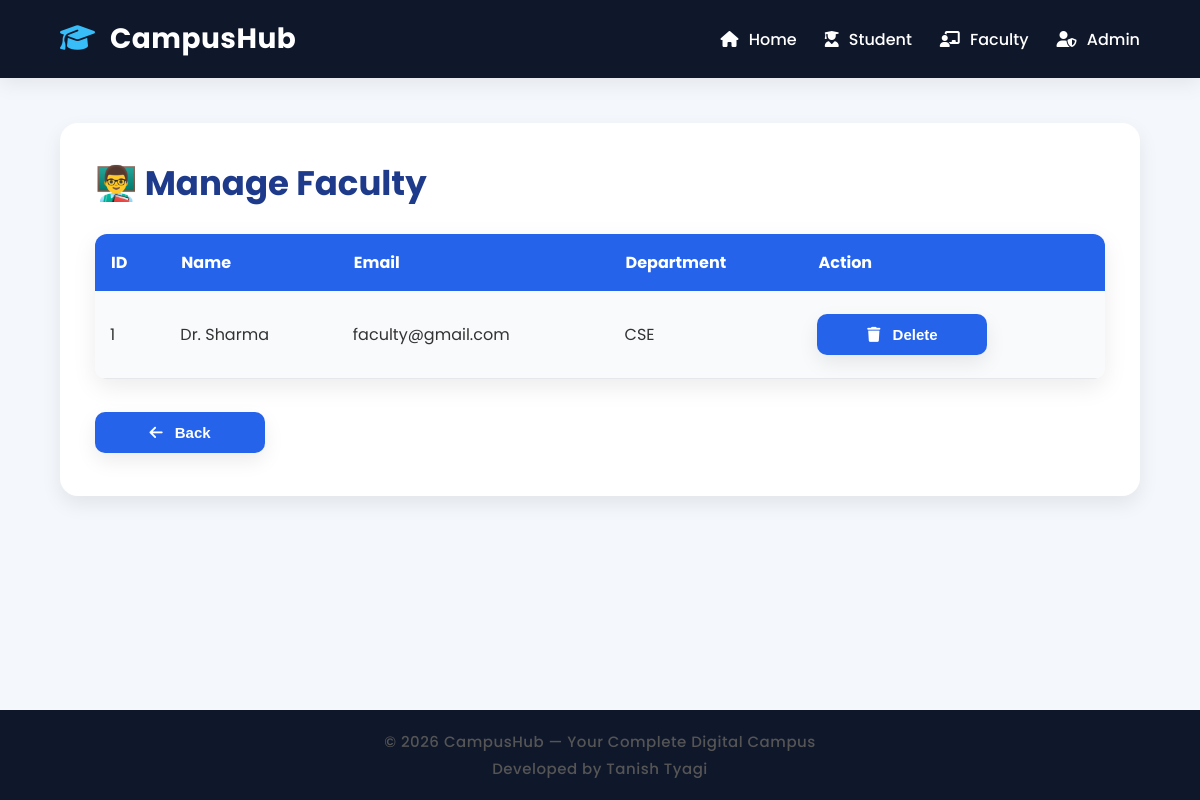
Screenshot of /admin/faculty (signed in) with the database file from the repository.
### tables this page shows
CREATE TABLE faculty(
    id INTEGER PRIMARY KEY AUTOINCREMENT,
    full_name TEXT NOT NULL,
    email TEXT UNIQUE NOT NULL,
    password TEXT NOT NULL,
    department TEXT NOT NULL
);

### routes/admin.py (the view)
@admin.route("/admin/faculty")
def admin_faculty():
    if "admin_id" not in session:
        return redirect("/admin")
    connection = sqlite3.connect("database/campushub.db")
    cursor = connection.cursor()
    cursor.execute("SELECT * FROM faculty")
    faculty = cursor.fetchall()
    connection.close()
    return render_template(
        "admin_faculty.html",
        faculty=faculty
    )

### templates/admin_faculty.html (shortened to what this page needs)
{% extends "base.html" %}
{% block content %}
<div class="container">
    <h1>👨‍🏫 Manage Faculty</h1>
    <table>
        <tr>
            <th>ID</th>
            <th>Name</th>
            <th>Email</th>
            <th>Department</th>
            <th>Action</th>
        </tr>
        {% for teacher in faculty %}
        <tr>
            <td>{{ teacher[0] }}</td>
            <td>{{ teacher[1] }}</td>
            <td>{{ teacher[2] }}</td>
            <td>{{ teacher[4] }}</td>
            <td>
                <a href="/admin/delete_faculty/{{ teacher[0] }}"
                   onclick="return confirm('Are you sure you want to delete this faculty member?')">
                    <button>
                        <i class="fa-solid fa-trash"></i>
                        Delete
                    </button>
                </a>
            </td>
        </tr>
        {% endfor %}
    </table>
    <br>
    <a href="/admin/dashboard">
        <button>
            <i class="fa-solid fa-arrow-left"></i>
            Back
        </button>
    </a>
</div>
{% endblock %}

### static/css/style.css (style rules this page uses)
* { margin:0; padding:0; box-sizing:border-box; }
html { scroll-behavior:smooth; }
body { font-family:'Poppins',sans-serif; background:#f4f7fc; color:#333; min-height:100vh; display:flex; flex-direction:column; }
.container { width:90%; max-width:1200px; margin:45px auto; background:white; padding:35px; border-radius:18px; box-shadow:0 10px 35px rgba(0,0,0,.08); }
h1 { color:#1e3a8a; margin-bottom:15px; }
button { background:#2563eb; color:white; border:none; padding:12px 24px; border-radius:10px; cursor:pointer; font-size:15px; font-weight:600; transition:.3s; margin:8px 8px 8px 0; }
a { text-decoration:none; color:#2563eb; }
table { width:100%; border-collapse:collapse; margin-top:25px; background:white; border-radius:12px; overflow:hidden; box-shadow:0 8px 25px rgba(0,0,0,.08); }
table th { background:#2563eb; color:white; padding:16px; text-align:left; }
table td { padding:15px; border-bottom:1px solid #e5e7eb; }
table tr:nth-child(even) { background:#f8fafc; }
table a { font-weight:600; }
.container a button { min-width:170px; }
.container>h1 { font-size:34px; }
.card, .container, .login-container, .register-container, table { transition:.3s; }
.container { animation:fadeIn .6s ease; }
button { position:relative; overflow:hidden; }
table { animation:fadeIn .5s ease; }
button i { margin-right:8px; }
button, .card, .container { box-shadow:0 8px 20px rgba(0,0,0,.08); }
html { scroll-padding-top:80px; }

### rows the page displays
faculty: id "1", full_name "Dr. Sharma", email "faculty@gmail.com", department "CSE"
